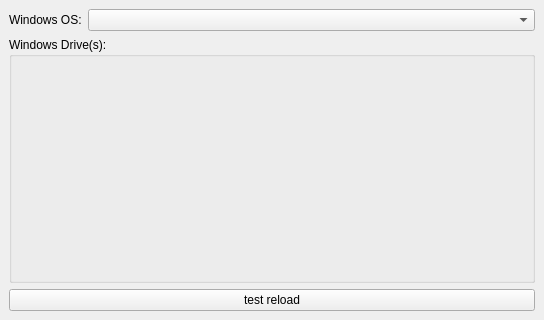
<?xml version="1.0" encoding="UTF-8"?>
<ui version="4.0">
 <class>MainWindow</class>
 <widget class="QMainWindow" name="MainWindow">
  <property name="geometry">
   <rect>
    <x>0</x>
    <y>0</y>
    <width>544</width>
    <height>320</height>
   </rect>
  </property>
  <property name="sizePolicy">
   <sizepolicy hsizetype="Fixed" vsizetype="Fixed">
    <horstretch>0</horstretch>
    <verstretch>0</verstretch>
   </sizepolicy>
  </property>
  <property name="windowTitle">
   <string>Windows Drive</string>
  </property>
  <property name="windowIcon">
   <iconset resource="../res/app.qrc">
    <normaloff>:/icons/app.svg</normaloff>:/icons/app.svg</iconset>
  </property>
  <widget class="QWidget" name="centralwidget">
   <layout class="QGridLayout" name="gridLayout">
    <item row="1" column="0">
     <widget class="QGroupBox" name="drives_box">
      <property name="sizePolicy">
       <sizepolicy hsizetype="Expanding" vsizetype="Expanding">
        <horstretch>0</horstretch>
        <verstretch>0</verstretch>
       </sizepolicy>
      </property>
      <property name="minimumSize">
       <size>
        <width>0</width>
        <height>0</height>
       </size>
      </property>
      <property name="title">
       <string>Windows Drive(s):</string>
      </property>
      <property name="flat">
       <bool>false</bool>
      </property>
     </widget>
    </item>
    <item row="0" column="0">
     <layout class="QHBoxLayout" name="horizontalLayout_2">
      <item>
       <widget class="QLabel" name="label">
        <property name="sizePolicy">
         <sizepolicy hsizetype="Fixed" vsizetype="Fixed">
          <horstretch>0</horstretch>
          <verstretch>0</verstretch>
         </sizepolicy>
        </property>
        <property name="text">
         <string>Windows OS:</string>
        </property>
       </widget>
      </item>
      <item>
       <widget class="QComboBox" name="wins_combo">
        <property name="minimumSize">
         <size>
          <width>256</width>
          <height>0</height>
         </size>
        </property>
       </widget>
      </item>
     </layout>
    </item>
    <item row="2" column="0">
     <widget class="QPushButton" name="testReloadButton">
      <property name="text">
       <string>test reload</string>
      </property>
     </widget>
    </item>
   </layout>
  </widget>
  <widget class="QMenuBar" name="menubar">
   <property name="geometry">
    <rect>
     <x>0</x>
     <y>0</y>
     <width>544</width>
     <height>22</height>
    </rect>
   </property>
  </widget>
 </widget>
 <resources>
  <include location="../res/app.qrc"/>
 </resources>
 <connections/>
</ui>
